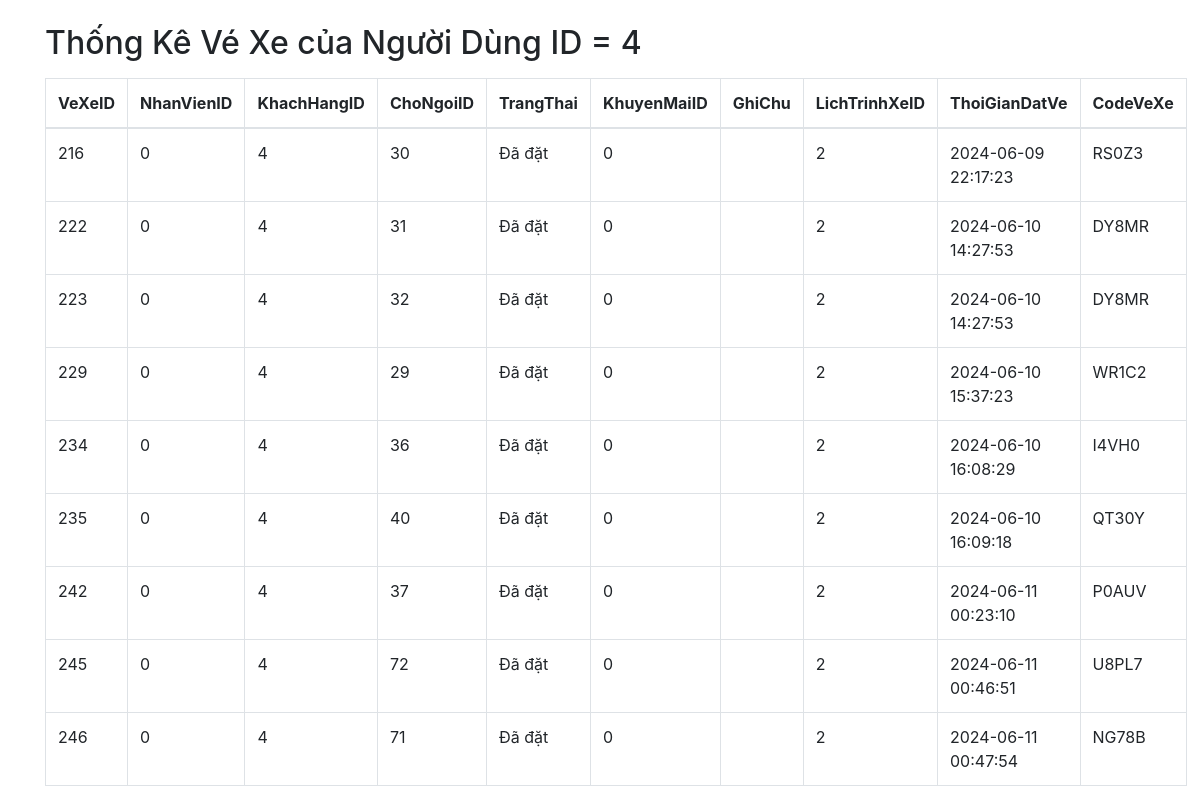
The app's page /test_sql_ve_theo_kh.php with its own data.
### tables this page shows
CREATE TABLE `vexe` (
  `VeXeID` int(11) NOT NULL AUTO_INCREMENT,
  `NhanVienID` int(11) DEFAULT NULL,
  `KhachHangID` int(11) DEFAULT NULL,
  `ChoNgoiID` int(11) DEFAULT NULL,
  `TrangThai` varchar(50) DEFAULT NULL,
  `KhuyenMaiID` int(11) DEFAULT NULL,
  `GhiChu` varchar(255) DEFAULT NULL,
  `LichTrinhXeID` int(11) DEFAULT NULL,
  `ThoiGianDatVe` datetime DEFAULT NULL,
  `CodeVeXe` varchar(5) DEFAULT NULL,
  PRIMARY KEY (`VeXeID`),
  KEY `NhanVienID` (`NhanVienID`),
  KEY `ChoNgoiID` (`ChoNgoiID`),
  KEY `KhuyenMaiID` (`KhuyenMaiID`),
  KEY `LichTrinhXeID` (`LichTrinhXeID`),
  KEY `vexe_ibfk_2` (`KhachHangID`),
  CONSTRAINT `vexe_ibfk_1` FOREIGN KEY (`NhanVienID`) REFERENCES `nhanvien` (`NhanVienID`),
  CONSTRAINT `vexe_ibfk_2` FOREIGN KEY (`KhachHangID`) REFERENCES `khachhang` (`KhachHangID`),
  CONSTRAINT `vexe_ibfk_5` FOREIGN KEY (`ChoNgoiID`) REFERENCES `chongoi` (`ChoNgoiID`),
  CONSTRAINT `vexe_ibfk_6` FOREIGN KEY (`KhuyenMaiID`) REFERENCES `khuyenmai` (`KhuyenMaiID`),
  CONSTRAINT `vexe_ibfk_7` FOREIGN KEY (`LichTrinhXeID`) REFERENCES `lichtrinhxe` (`LichTrinhXeID`)
);

### test_sql_ve_theo_kh.php (the view, shortened to what this page needs)
<?php
include 'includes/db.php';
$KhachHangID = 4;
$query = $conn->prepare("
    SELECT vx.VeXeID, vx.NhanVienID, vx.KhachHangID, vx.ChoNgoiID, vx.TrangThai, vx.KhuyenMaiID, vx.GhiChu, vx.LichTrinhXeID, vx.ThoiGianDatVe, vx.CodeVeXe
    FROM vexe vx
    INNER JOIN khachhang kh ON vx.KhachHangID = kh.KhachHangID
    WHERE kh.KhachHangID = ?
");
$query->bind_param('i', $KhachHangID);
$query->execute();
$result = $query->get_result();
?>
<!DOCTYPE html>
<html lang="en">
<head>
    <link rel="stylesheet" href="https://maxcdn.bootstrapcdn.com/bootstrap/4.5.2/css/bootstrap.min.css">
</head>
<body>
    <div class="container">
        <h2 class="mt-4">Thống Kê Vé Xe của Người Dùng ID = 4</h2>
        <table class="table table-bordered mt-3">
            <thead>
                <tr>
                    <th>VeXeID</th>
                    <th>NhanVienID</th>
                    <th>KhachHangID</th>
                    <th>ChoNgoiID</th>
                    <th>TrangThai</th>
                    <th>KhuyenMaiID</th>
                    <th>GhiChu</th>
                    <th>LichTrinhXeID</th>
                    <th>ThoiGianDatVe</th>
                    <th>CodeVeXe</th>
                </tr>
            </thead>
            <tbody>
                <?php while ($row = $result->fetch_assoc()) : ?>
                    <tr>
                        <td><?php echo htmlspecialchars($row['VeXeID']); ?></td>
                        <td><?php echo htmlspecialchars($row['NhanVienID']); ?></td>
                        <td><?php echo htmlspecialchars($row['KhachHangID']); ?></td>
                        <td><?php echo htmlspecialchars($row['ChoNgoiID']); ?></td>
                        <td><?php echo htmlspecialchars($row['TrangThai']); ?></td>
                        <td><?php echo htmlspecialchars($row['KhuyenMaiID']); ?></td>
                        <td><?php echo htmlspecialchars($row['GhiChu']); ?></td>
                        <td><?php echo htmlspecialchars($row['LichTrinhXeID']); ?></td>
                        <td><?php echo htmlspecialchars($row['ThoiGianDatVe']); ?></td>
                        <td><?php echo htmlspecialchars($row['CodeVeXe']); ?></td>
                    </tr>
                <?php endwhile; ?>
            </tbody>
        </table>
    </div>
</body>
</html>

### records on screen
vexe: VeXeID "216", NhanVienID "0", KhachHangID "4", ChoNgoiID "30", TrangThai "Đã đặt", KhuyenMaiID "0", LichTrinhXeID "2", ThoiGianDatVe "2024-06-09 22:17:23", CodeVeXe "RS0Z3"
vexe: VeXeID "222", NhanVienID "0", KhachHangID "4", ChoNgoiID "31", TrangThai "Đã đặt", KhuyenMaiID "0", LichTrinhXeID "2", ThoiGianDatVe "2024-06-10 14:27:53", CodeVeXe "DY8MR"
vexe: VeXeID "223", NhanVienID "0", KhachHangID "4", ChoNgoiID "32", TrangThai "Đã đặt", KhuyenMaiID "0", LichTrinhXeID "2", ThoiGianDatVe "2024-06-10 14:27:53", CodeVeXe "DY8MR"
vexe: VeXeID "229", NhanVienID "0", KhachHangID "4", ChoNgoiID "29", TrangThai "Đã đặt", KhuyenMaiID "0", LichTrinhXeID "2", ThoiGianDatVe "2024-06-10 15:37:23", CodeVeXe "WR1C2"
vexe: VeXeID "234", NhanVienID "0", KhachHangID "4", ChoNgoiID "36", TrangThai "Đã đặt", KhuyenMaiID "0", LichTrinhXeID "2", ThoiGianDatVe "2024-06-10 16:08:29", CodeVeXe "I4VH0"
vexe: VeXeID "235", NhanVienID "0", KhachHangID "4", ChoNgoiID "40", TrangThai "Đã đặt", KhuyenMaiID "0", LichTrinhXeID "2", ThoiGianDatVe "2024-06-10 16:09:18", CodeVeXe "QT30Y"
vexe: VeXeID "242", NhanVienID "0", KhachHangID "4", ChoNgoiID "37", TrangThai "Đã đặt", KhuyenMaiID "0", LichTrinhXeID "2", ThoiGianDatVe "2024-06-11 00:23:10", CodeVeXe "P0AUV"
vexe: VeXeID "245", NhanVienID "0", KhachHangID "4", ChoNgoiID "72", TrangThai "Đã đặt", KhuyenMaiID "0", LichTrinhXeID "2", ThoiGianDatVe "2024-06-11 00:46:51", CodeVeXe "U8PL7"
vexe: VeXeID "246", NhanVienID "0", KhachHangID "4", ChoNgoiID "71", TrangThai "Đã đặt", KhuyenMaiID "0", LichTrinhXeID "2", ThoiGianDatVe "2024-06-11 00:47:54", CodeVeXe "NG78B"
